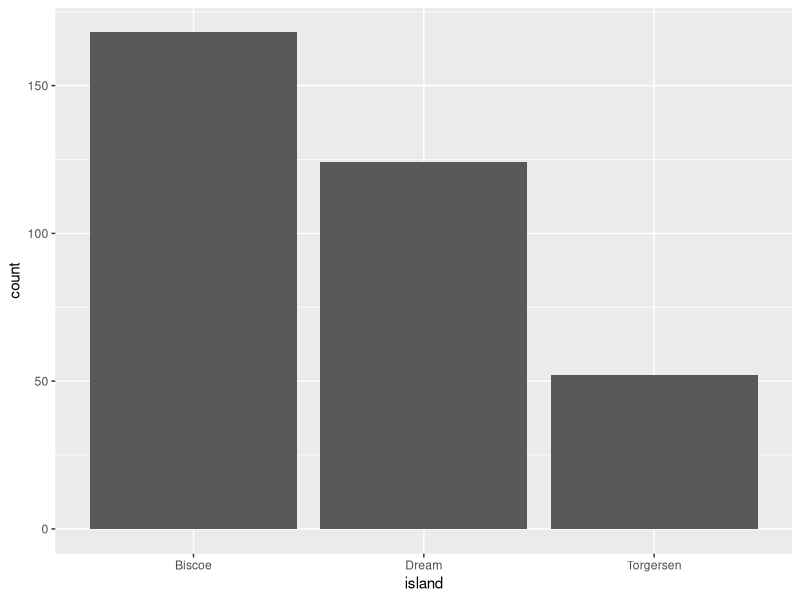

This chart was generated by the following R code:
## ---- chunk 1
library(tidyverse)
library(palmerpenguins)
ggplot(penguins, aes(x = fct_infreq(island)))+
  geom_bar() +
  labs(x = 'island')
